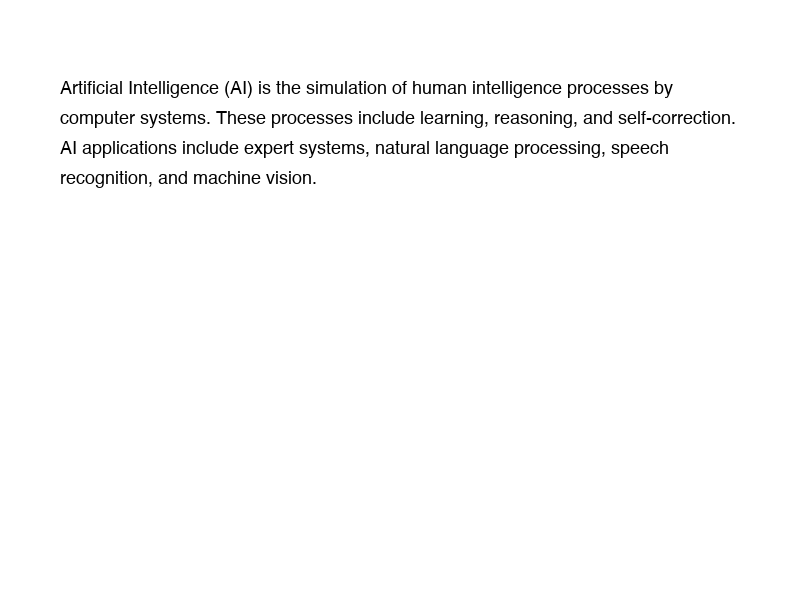
#> input picture unstructured_documents/06_images_ocr/sample_docs/simple_text.png, 800 x 600 px
$ python -i 01_tesseract_ocr.py   (imports and definitions only)
#> lines starting #> are read from the running program, lines starting #| are printed output that depends on the picture; after the words box and inside, x2 and y2 are one past the last pixel; in counts of white or black regions, pixels touching at a corner belong together
"""
Image OCR Method 1: Tesseract via pytesseract

Tesseract is the most widely used open-source OCR engine.
pytesseract is a Python wrapper that makes it easy to call from Python.

Requirements:
  - System: Tesseract OCR engine must be installed on the OS
    macOS:   brew install tesseract
    Ubuntu:  sudo apt-get install tesseract-ocr
    Windows: Download from https://github.com/UB-Mannheim/tesseract/wiki
  - Python:  pip install pytesseract Pillow

Best for: Scanned documents, image-based PDFs, printed text recognition.
"""

import sys
from pathlib import Path

sys.path.insert(0, str(Path(__file__).resolve().parents[2]))

from unstructured_documents.shared.chunking import chunk_by_sentences, preview_chunks

SAMPLE_DIR = Path(__file__).parent / "sample_docs"


# [46 lines left out: functions check_tesseract_available, basic_ocr, not called in this run]


def ocr_with_preprocessing(image_path: Path) -> str:
    """
    OCR with image preprocessing for better accuracy.

    Common preprocessing steps:
    1. Convert to grayscale (removes color noise)
    2. Apply threshold (makes text pure black, background pure white)
    3. Optionally resize for very small text

    These steps significantly improve OCR accuracy on noisy scans.
    """
#> called with image_path = 'sample_docs/simple_text.png'
    import pytesseract
    from PIL import Image, ImageFilter

    img = Image.open(image_path)
#> img is the input picture: PIL image 800x600 RGB; min 0, max 255, mean 250.8

    # Step 1: Convert to grayscale
    gray = img.convert("L")

    # Step 2: Apply binary threshold to sharpen text
    # Pixels above 150 become white (255), below become black (0)
    threshold = 150
    bw = gray.point(lambda x: 255 if x > threshold else 0, mode="1")
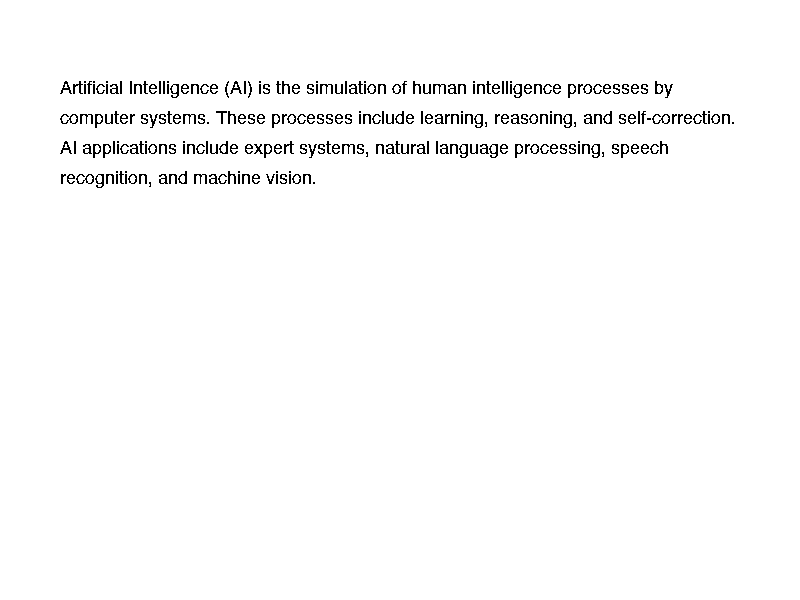
#> bw: PIL image 800x600 1; 98.1% white; black in thin lines or dots, all inside (x1, y1, x2, y2) = (60, 81, 734, 188)

    # Step 3: Slight blur then re-threshold to smooth edges (optional)
    smoothed = bw.convert("L").filter(ImageFilter.MedianFilter(size=3))
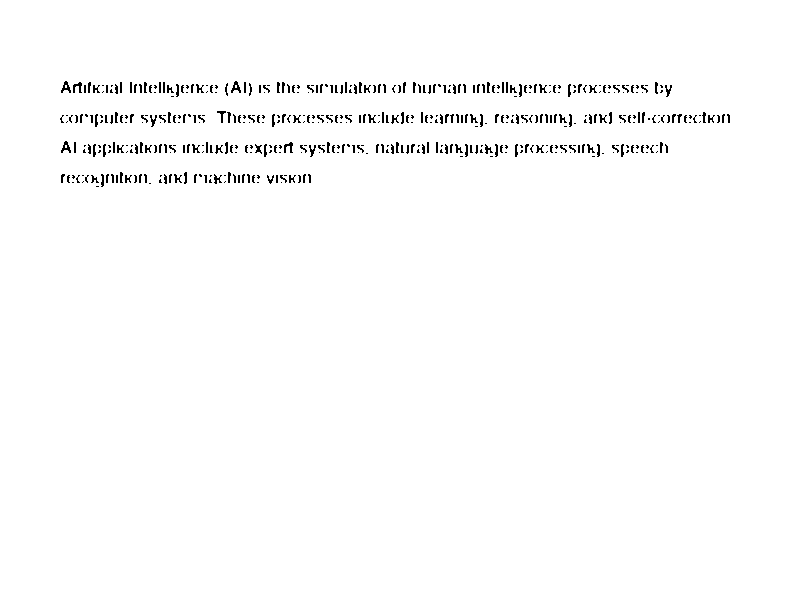
#> smoothed: PIL image 800x600 L; 98.6% white; black in thin lines or dots, all inside (x1, y1, x2, y2) = (60, 81, 730, 187)
    final = smoothed.point(lambda x: 255 if x > 128 else 0, mode="1")

#> (the run stopped early here; a loop or call above may not have finished)
